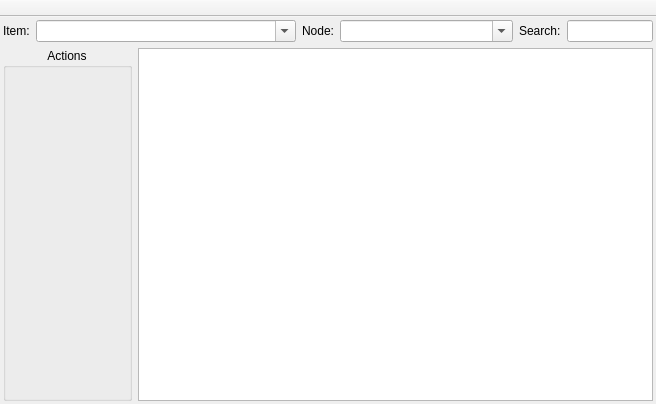
<ui version="4.0" >
 <class>DiscoItemsWindowClass</class>
 <widget class="QMainWindow" name="DiscoItemsWindowClass" >
  <property name="geometry" >
   <rect>
    <x>0</x>
    <y>0</y>
    <width>656</width>
    <height>404</height>
   </rect>
  </property>
  <property name="iconSize" >
   <size>
    <width>16</width>
    <height>16</height>
   </size>
  </property>
  <property name="toolButtonStyle" >
   <enum>Qt::ToolButtonTextUnderIcon</enum>
  </property>
  <widget class="QWidget" name="centralWidget" >
   <layout class="QVBoxLayout" >
    <property name="margin" >
     <number>3</number>
    </property>
    <item>
     <layout class="QHBoxLayout" >
      <item>
       <widget class="QLabel" name="lblJid" >
        <property name="text" >
         <string>Item:</string>
        </property>
        <property name="buddy" >
         <cstring>cmbJid</cstring>
        </property>
       </widget>
      </item>
      <item>
       <widget class="QComboBox" name="cmbJid" >
        <property name="sizePolicy" >
         <sizepolicy vsizetype="Fixed" hsizetype="Preferred" >
          <horstretch>3</horstretch>
          <verstretch>0</verstretch>
         </sizepolicy>
        </property>
        <property name="editable" >
         <bool>true</bool>
        </property>
        <property name="insertPolicy" >
         <enum>QComboBox::NoInsert</enum>
        </property>
       </widget>
      </item>
      <item>
       <widget class="QLabel" name="lblNode" >
        <property name="text" >
         <string>Node:</string>
        </property>
        <property name="buddy" >
         <cstring>cmbNode</cstring>
        </property>
       </widget>
      </item>
      <item>
       <widget class="QComboBox" name="cmbNode" >
        <property name="sizePolicy" >
         <sizepolicy vsizetype="Fixed" hsizetype="Preferred" >
          <horstretch>2</horstretch>
          <verstretch>0</verstretch>
         </sizepolicy>
        </property>
        <property name="editable" >
         <bool>true</bool>
        </property>
        <property name="insertPolicy" >
         <enum>QComboBox::NoInsert</enum>
        </property>
       </widget>
      </item>
      <item>
       <widget class="QLabel" name="lblSearch" >
        <property name="text" >
         <string>Search:</string>
        </property>
       </widget>
      </item>
      <item>
       <widget class="QLineEdit" name="lneSearch" >
        <property name="sizePolicy" >
         <sizepolicy vsizetype="Fixed" hsizetype="Expanding" >
          <horstretch>1</horstretch>
          <verstretch>0</verstretch>
         </sizepolicy>
        </property>
       </widget>
      </item>
     </layout>
    </item>
    <item>
     <layout class="QHBoxLayout" >
      <item>
       <widget class="QGroupBox" name="grbActions" >
        <property name="sizePolicy" >
         <sizepolicy vsizetype="Expanding" hsizetype="Expanding" >
          <horstretch>1</horstretch>
          <verstretch>0</verstretch>
         </sizepolicy>
        </property>
        <property name="maximumSize" >
         <size>
          <width>200</width>
          <height>16777215</height>
         </size>
        </property>
        <property name="title" >
         <string>Actions</string>
        </property>
        <property name="alignment" >
         <set>Qt::AlignHCenter</set>
        </property>
        <property name="flat" >
         <bool>true</bool>
        </property>
       </widget>
      </item>
      <item>
       <widget class="QTreeView" name="trvItems" >
        <property name="sizePolicy" >
         <sizepolicy vsizetype="Expanding" hsizetype="Expanding" >
          <horstretch>4</horstretch>
          <verstretch>0</verstretch>
         </sizepolicy>
        </property>
        <property name="contextMenuPolicy" >
         <enum>Qt::CustomContextMenu</enum>
        </property>
        <property name="editTriggers" >
         <set>QAbstractItemView::NoEditTriggers</set>
        </property>
        <property name="textElideMode" >
         <enum>Qt::ElideMiddle</enum>
        </property>
        <property name="indentation" >
         <number>12</number>
        </property>
        <property name="allColumnsShowFocus" >
         <bool>true</bool>
        </property>
        <property name="wordWrap" >
         <bool>true</bool>
        </property>
       </widget>
      </item>
     </layout>
    </item>
   </layout>
  </widget>
  <widget class="QToolBar" name="tlbToolBar" >
   <property name="movable" >
    <bool>false</bool>
   </property>
   <attribute name="toolBarArea" >
    <enum>TopToolBarArea</enum>
   </attribute>
   <attribute name="toolBarBreak" >
    <bool>false</bool>
   </attribute>
  </widget>
 </widget>
 <layoutdefault spacing="6" margin="11" />
 <resources/>
 <connections/>
</ui>
